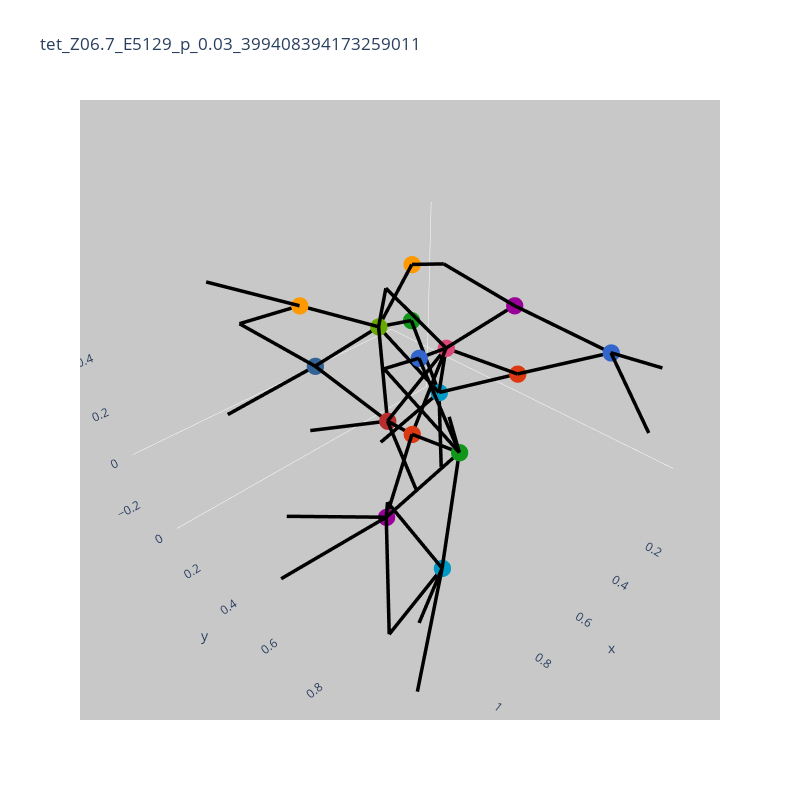

The notebook cell saved with this chart:
### Code cell
i=np.random.randint(df.shape[0])
data = df.iloc[i].to_dict()
print(data['num_edges'])
print(data['num_nodes'])
data.pop('fundamental_edge_adjacency')
data.pop('fundamental_tesselation_vecs')
lat = Lattice(**data)
fig = plotting.plotly_unit_cell_3d(lat, repr='fundamental', coords='transformed')
# fig.update_traces()
fig.update_layout(width=800, height=800)
col = 'rgba(200,200,200,1)'
color = {'backgroundcolor':col,'showgrid':False}
fig.update_scenes({'bgcolor':'rgba(200,200,200,1)', 'xaxis':color, 'yaxis':color, 'zaxis':color, })
fig.update_traces({'line':{'color':'rgba(0,0,0,1)'}})
fig.show()

### Figure 1 — Plotly figure (JSON) as saved in the notebook; plotly's stock layout.template omitted (floating-point values rounded to 4 significant figures; data arrays with more than 128 entries replaced by an {"elided": "..."} marker saying what was removed)
{"data": [{"line": {"color": "rgba(0,0,0,1)"}, "marker": {"color": ["#3366CC", "#DC3912", "#FF9900", "#109618", "#990099", "#0099C6", "#DD4477", "#66AA00", "#B82E2E", "#316395", "#3366CC", "#DC3912", "#FF9900", "#109618", "#990099", "#0099C6"], "size": 6}, "mode": "markers", "name": "nodes", "showlegend": false, "text": [8, 21, 22, 23, 24, 29, 34, 35, 40, 45, 46, 49, 50, 59, 66, 67], "textfont": {"size": 14}, "type": "scatter3d", "x": [0.06044, 0.1754, 0.1855, 0.1956, 0.2069, 0.3135, 0.4052, 0.4545, 0.5662, 0.6584, 0.6737, 0.7028, 0.706, 0.7887, 0.9182, 0.9356], "y": [0.8315, 0.5615, 0.06035, 0.07013, 0.5431, 0.3268, 0.4312, 0.1648, 0.3195, 0.05918, 0.5639, 0.5679, 0.06413, 0.8252, 0.6767, 0.9092], "z": [0.3398, 0.1896, 0.4391, 0.2168, 0.4566, 0.06668, 0.334, 0.3282, 0.06529, 0.2125, 0.4682, 0.2148, 0.4636, 0.3379, 0.09126, 0.07215]}, {"connectgaps": false, "hoverinfo": "none", "line": {"color": "rgba(0,0,0,1)", "width": 7}, "mode": "lines", "showlegend": false, "type": "scatter3d", "x": {"elided": "144 float values"}, "y": {"elided": "144 float values"}, "z": {"elided": "144 float values"}}], "layout": {"height": 800, "scene": {"bgcolor": "rgba(200,200,200,1)", "xaxis": {"backgroundcolor": "rgba(200,200,200,1)", "showgrid": false}, "yaxis": {"backgroundcolor": "rgba(200,200,200,1)", "showgrid": false}, "zaxis": {"backgroundcolor": "rgba(200,200,200,1)", "showgrid": false}}, "title": {"text": "tet_Z06.7_E5129_p_0.03_399408394173259011"}, "width": 800}}
